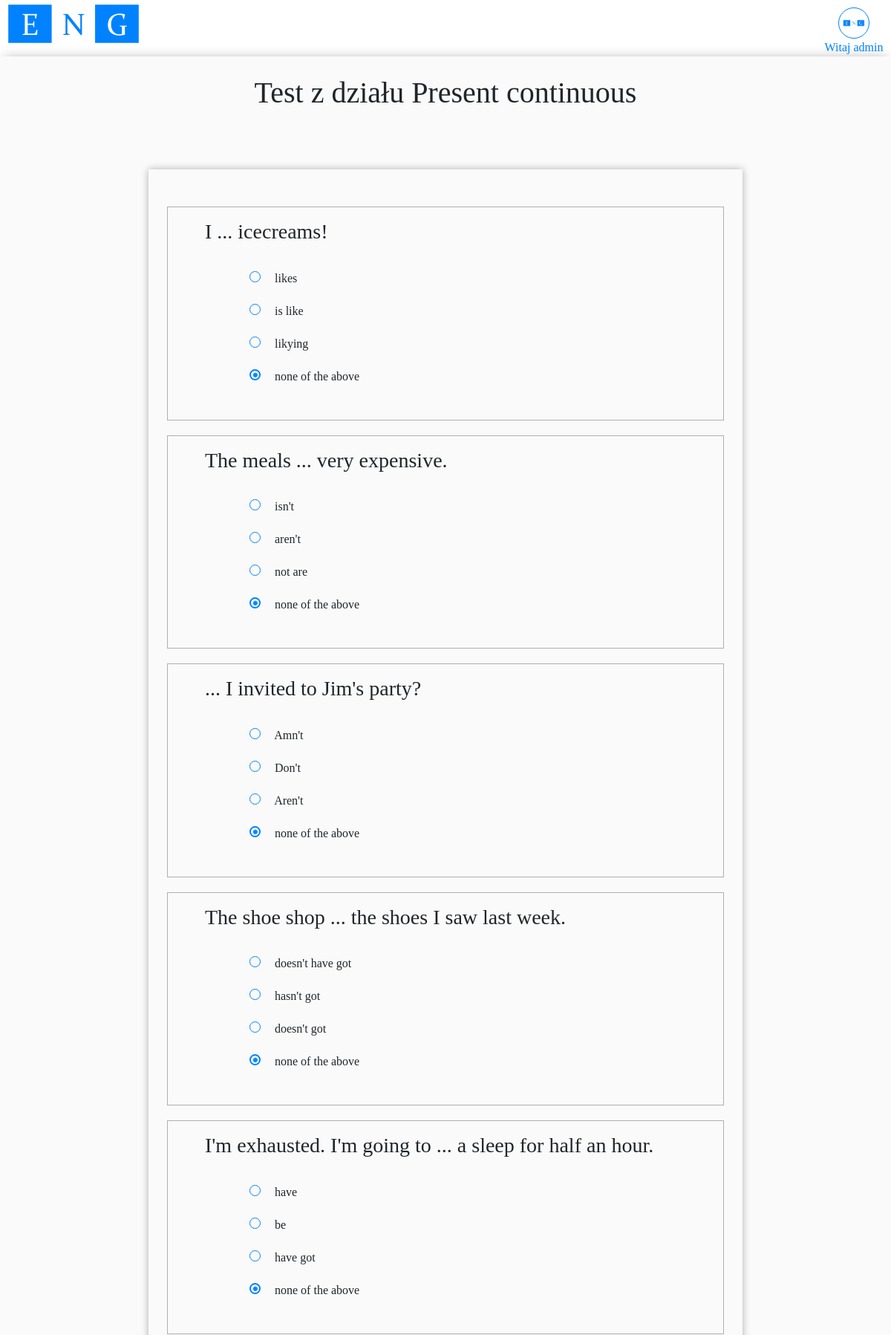
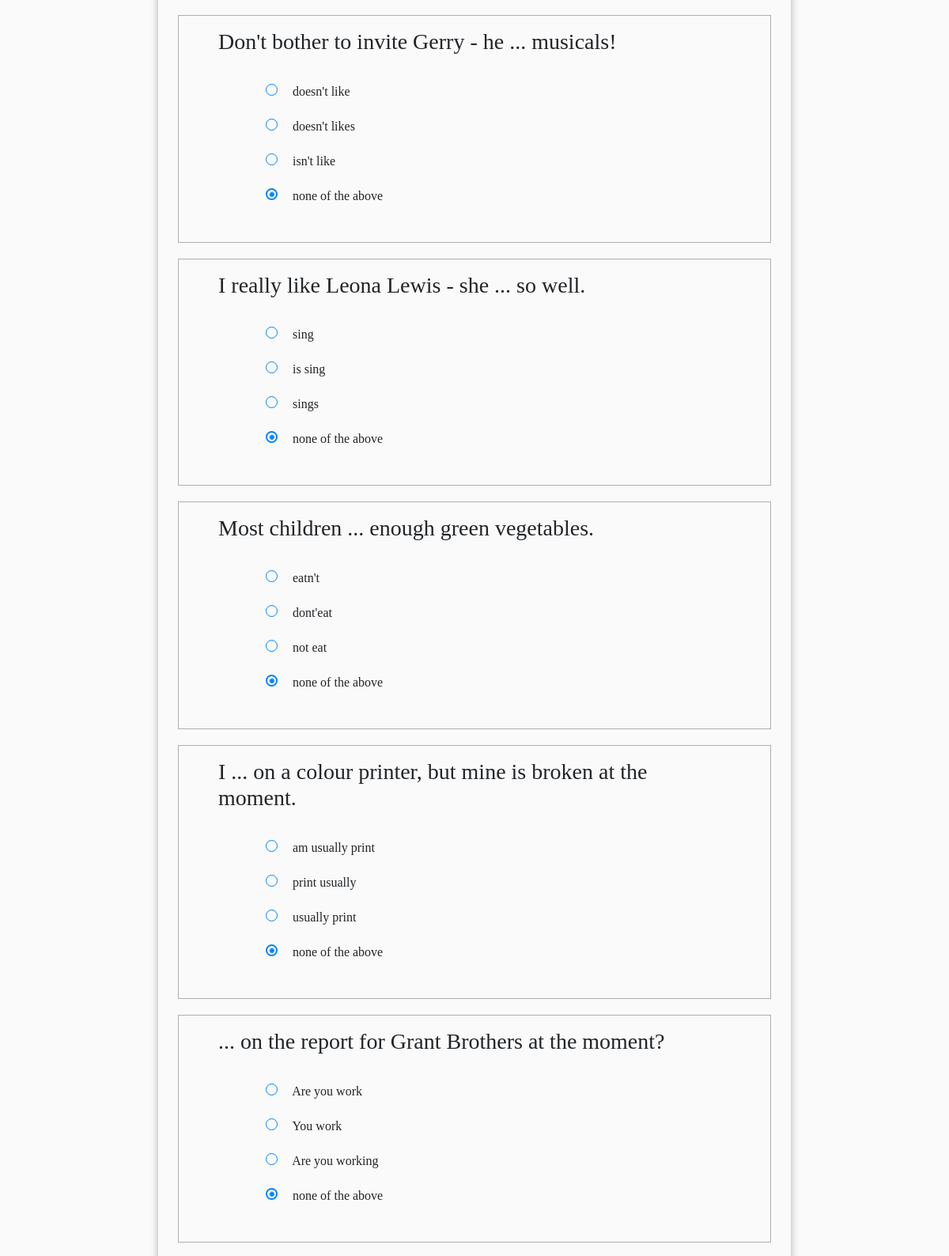
Screenshot of /kurs/test.php?id=Present continuous (signed in, upper part) with the database file from the repository (2 pictures, top to bottom).
### tables this page shows
CREATE TABLE `pytania` (
  `id_pytania` int(11) NOT NULL,
  `id_testu` int(11) NOT NULL,
  `pytanie` text NOT NULL,
  `odp_pierwsza` text,
  `odp_druga` text,
  `odp_trzecia` text,
  `odp_czwarta` text,
  `poprawna_odpowiedz` varchar(1) NOT NULL
);

### kurs/test.php (the view, shortened to what this page needs)
<?php
	$fid = $_GET['id'];
	require_once "connect_user.php";
	try{
		$polaczenie = @new mysqli($host, $db_user, $db_password, $db_name);
		if ($polaczenie->connect_errno!=0){
				throw new Exception(mysqli_connect_errno());
		}else{
        	?>
			<!Doctype html>
			<html>
				<head>
					<link rel="stylesheet" href="./css/style.css">
					<link rel="stylesheet" href="./css/style_test.css">
					<link rel="stylesheet" href="./css/style1280.css">
					<link rel="stylesheet" href="./css/styleMob.css" />
					<link rel="stylesheet" href="./css/styleMobBe.css" />
					<link rel="stylesheet" href="./bootstrap-4.3.1-dist/css/bootstrap.css" />
					<link rel="stylesheet" href="./bootstrap-4.3.1-dist/css/bootstrap-grid.css" />
				</head>
				<body>
					<div id="container" class="container col-xl-12 col-lg-12 col-md-12 col-sm-12 col-12">
						<header>
							<img src="img/logo.png">
							<div class="avatar">
								<a href="<?php if($_SESSION['admin'] == 1){echo "admin.php";}else{echo "user.php";} ?>"><div></div></a>
								<p><?php echo 'Witaj '.$_SESSION['login'];?></p>
							</div>
						</header>
						<div class="content content_test">
							<h1><?php echo "Test z działu ".$fid; ?></h1>
							<div class="form offset-xl-2 offset-lg-2 col-xl-8 col-lg-8 col-md-12 col-sm-12 col-12">
								<div class="">
									<form action="spr.php?id=<?php echo $fid; ?>" method="POST">
									<?php
										if($rezultat=$polaczenie->query(sprintf("SELECT id_pytania, pytanie, odp_pierwsza, odp_druga, odp_trzecia, odp_czwarta, t.id_testu FROM pytania AS p LEFT JOIN testy AS t ON p.id_testu = t.id_testu WHERE t.nazwa_testu='$fid'"))){
											$ile_pytan=$rezultat->num_rows;
											if($ile_pytan>0){
												while($wiersz=$rezultat->fetch_assoc()){
													?>
													<div>
														<?php
														 	echo "<h3>".$wiersz['pytanie']."</h3>"; ?>
														<ul>
															<li>
																<input type='radio' name='answer<?php echo $wiersz['id_pytania']; ?>' id='answer<?php echo $wiersz['id_pytania']; ?>' value='0' />
																<?php echo $wiersz['odp_pierwsza']; ?>
															</li>
															<li>
																<input type='radio' name='answer<?php echo $wiersz['id_pytania']; ?>' id='answer<?php echo $wiersz['id_pytania']; ?>' value='1' />
																<?php echo $wiersz['odp_druga']; ?>
															</li>
															<li>
																<input type='radio' name='answer<?php echo $wiersz['id_pytania']; ?>' id='answer<?php echo $wiersz['id_pytania']; ?>' value='2' />
																<?php echo $wiersz['odp_trzecia']; ?>
															</li>
															<li>
																<input type='radio' name='answer<?php echo $wiersz['id_pytania']; ?>' id='answer<?php echo $wiersz['id_pytania']; ?>' value='3' checked />
																<?php echo $wiersz['odp_czwarta']; ?>
															</li>
														</ul>
													</div>
													<?php
												}
											}
										}
									?>
									</form>
								</div>
							</div>
						</div>
					</div>
				</body>
			</html>
			<?php
		}
	}catch(Exception $e){
		echo '<span style="color:red;">Błąd serwera! Przepraszamy za niedogodności i prosimy o rejestrację w innym terminie!</span>';
		echo '<br />Informacja developerska: '.$e;
	}finally{
		$polaczenie->close();
	}
?>

### kurs/css/style.css (style rules this page uses)
body { margin: 0px; padding: 0px; font-family: dosis!important; }
#container { width: 100%; margin: 0px auto; padding: 0px; }
header { width: 100%; overflow: hidden; }
header img { width: 16.666%; }
.content { background-color: #fafafa; overflow: hidden; padding: 0px!important; }
a { text-decoration: none!important; }
.avatar { padding-top: 10px; width: 8.333%; float: right; }
.avatar > a { border-radius: 90%; }
.avatar > a > div { background-image: url("../img/logo.png"); background-position: center; background-repeat: no-repeat; background-size: 80%; width: 0px; padding: 20%; margin: auto; border: 1px solid #0082ff; border-radius: 90%; }
.avatar p { color: #0082ff; text-align: center; margin: 0px; }
input[type='radio'] { -webkit-appearance: none; width: 15px; height: 15px; border-radius: 90%; border: 1px solid #0082ff; }
input[type='radio']:checked { background-image: url("../img/kropka.png"); background-position: center; background-repeat: no-repeat; background-size: 100%; border: 2px solid #0082ff; }

### kurs/css/style_test.css (style rules this page uses)
h1 { margin-bottom: 0px!important; padding: 25px 0px; text-align: center; }
h3 { margin: 0px; padding: 16px 0px; }
.content_test { box-shadow: 0px -4px 15px -6px rgba(0,0,0,0.3); }
.form { margin: 54px auto!important; box-shadow: 0px 0px 10px 0px rgba(0, 0, 0, 0.3); }
form { padding: 50px 10px; }
form div { border: 1px solid rgba(0, 0, 0, 0.3); padding: 0px 50px 20px 50px; margin-bottom: 20px; }
ul { list-style-type: none; margin: 0px; }
li { padding: 10px 0px; text-indent: 20px; }
li > input { margin-right: 15px; }

### rows the page displays
pytania: pytanie "I ... icecreams!", odp_pierwsza "likes", odp_druga "is like", odp_trzecia "likying", odp_czwarta "none of the above"
pytania: pytanie "The meals ... very expensive.", odp_pierwsza "isn't", odp_druga "aren't", odp_trzecia "not are", odp_czwarta "none of the above"
pytania: pytanie "... I invited to Jim's party?", odp_pierwsza "Amn't", odp_druga "Don't", odp_trzecia "Aren't", odp_czwarta "none of the above"
pytania: pytanie "The shoe shop ... the shoes I saw last week.", odp_pierwsza "doesn't have got", odp_druga "hasn't got", odp_trzecia "doesn't got", odp_czwarta "none of the above"
pytania: pytanie "I'm exhausted. I'm going to ... a sleep for half an hour.", odp_pierwsza "have", odp_druga "be", odp_trzecia "have got", odp_czwarta "none of the above"
pytania: pytanie "Don't bother to invite Gerry - he ... musicals!", odp_pierwsza "doesn't like", odp_druga "doesn't likes", odp_trzecia "isn't like", odp_czwarta "none of the above"
pytania: pytanie "I really like Leona Lewis - she ... so well.", odp_pierwsza "sing", odp_druga "is sing", odp_trzecia "sings", odp_czwarta "none of the above"
pytania: pytanie "Most children ... enough green vegetables.", odp_pierwsza "eatn't", odp_druga "dont'eat", odp_trzecia "not eat", odp_czwarta "none of the above"
pytania: pytanie "I ... on a colour printer, but mine is broken at the moment.", odp_pierwsza "am usually print", odp_druga "print usually", odp_trzecia "usually print", odp_czwarta "none of the above"
pytania: pytanie "... on the report for Grant Brothers at the moment?", odp_pierwsza "Are you work", odp_druga "You work", odp_trzecia "Are you working", odp_czwarta "none of the above"

### other values shown
$_SESSION['login'] "admin"
$fid "Present continuous"
